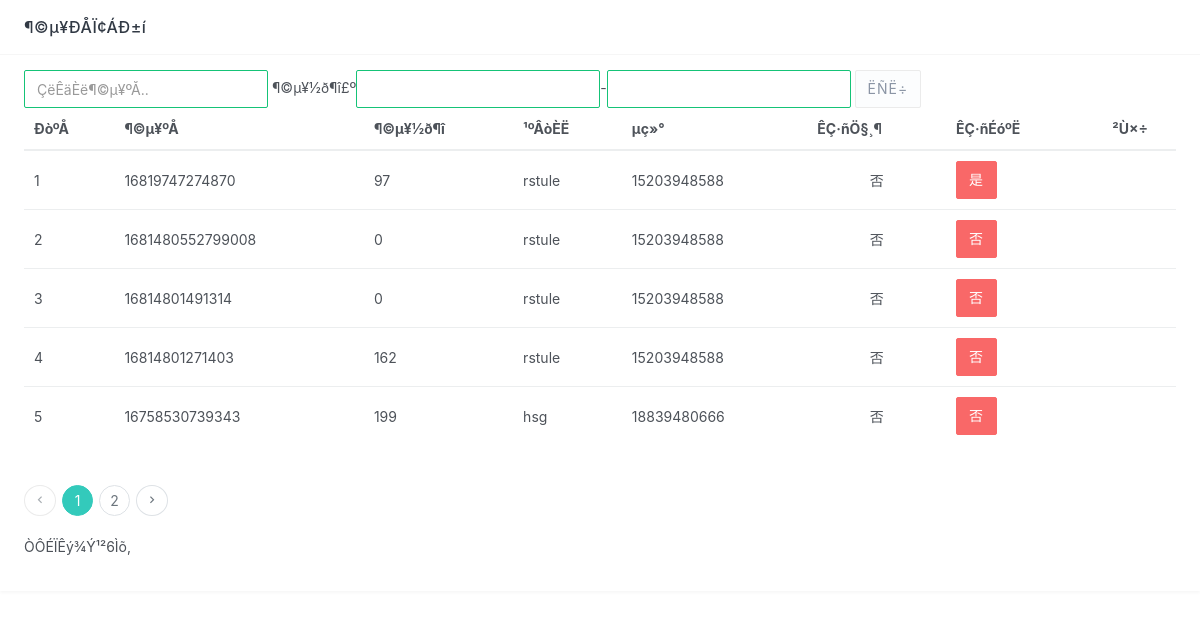
The page /dingdanxinxi_list_yanben.php on the database its author committed.
### tables this page shows
CREATE TABLE IF NOT EXISTS `dingdanxinxi` (
  `id` int(11) NOT NULL AUTO_INCREMENT,
  `dingdanhao` varchar(50) DEFAULT NULL,
  `dingdanjine` varchar(50) DEFAULT NULL,
  `dingdanneirong` varchar(500) DEFAULT NULL,
  `goumairen` varchar(50) DEFAULT NULL,
  `dianhua` varchar(50) DEFAULT NULL,
  `beizhu` varchar(500) DEFAULT NULL,
  `issh` varchar(10) DEFAULT '否',
  `iszf` varchar(10) DEFAULT '否',
  `addtime` timestamp NOT NULL DEFAULT CURRENT_TIMESTAMP,
  PRIMARY KEY (`id`)
);

### dingdanxinxi_list_yanben.php (the view, shortened to what this page needs)
<!DOCTYPE html PUBLIC "-//W3C//DTD XHTML 1.0 Transitional//EN" "http://www.w3.org/TR/xhtml1/DTD/xhtml1-transitional.dtd">
<html xmlns="http://www.w3.org/1999/xhtml">
<head>
<link href="ny/css/bootstrap.min.css" rel="stylesheet">
<link href="ny/css/materialdesignicons.min.css" rel="stylesheet">
<link href="ny/css/style.min.css" rel="stylesheet">
<link rel="stylesheet" href="ny/js/jconfirm/jquery-confirm.min.css">
</head>
<body>
<div class="card">
              <div class="card-header"><h4>¶©µ¥ÐÅÏ¢ÁÐ±í</h4></div>
              <div class="card-body">
			   <form class="form-inline" action="" method="post">
                  <div class="form-group">
                     <input name="dingdanhao" type="text" id="dingdanhao" class="form-control" placeholder="ÇëÊäÈë¶©µ¥ºÅ.." /> ¶©µ¥½ð¶î£º<input name="dingdanjine1" type="text" id="dingdanjine1"  value='' class="form-control" />-<input name="dingdanjine2" type="text" id="dingdanjine2"  value='' class="form-control" />
                  </div>
                  <div class="form-group">
                    <button class="btn btn-default" type="submit">ËÑË÷</button>
                  </div>
                </form>
 <table class="table table-hover">
  <thead>
  <tr>
    <th>ÐòºÅ</th>
   <th>¶©µ¥ºÅ</th>
    <th>¶©µ¥½ð¶î</th>
    <th>¹ºÂòÈË</th>
    <th>µç»°</th>
    <th align='center'>ÊÇ·ñÖ§¸¶</td>
    <th align='center'>ÊÇ·ñÉóºË</td>
    <th align="center"><div align="center">²Ù×÷</div></th>
  </tr>
  </thead>
   <tbody>
  <?php
    $sql="select * from dingdanxinxi where 1=1";
  if($_POST["paixu"]!="")
  {
  	$sql=$sql." order by ".$_POST["paixu"]." ".$_POST["px"]."";
  }
  else
  {
  	$sql=$sql." order by id desc";
  }
$query=mysql_query($sql);
  $rowscount=mysql_num_rows($query);
  if($rowscount==0)
  {}
  else
  {
  $pagelarge=5;
  $pagecurrent=$_GET["pagecurrent"];
  if($rowscount%$pagelarge==0)
  {
		$pagecount=$rowscount/$pagelarge;
  }
  else
  {
   		$pagecount=intval($rowscount/$pagelarge)+1;
  }
  if($pagecurrent=="" || $pagecurrent<=0)
{
	$pagecurrent=1;
}
		$ddddd=$pagecurrent*$pagelarge;
	for($i=$pagecurrent*$pagelarge-$pagelarge;$i<$ddddd;$i++)
{
  ?>
  <tr>
    <td ><?php echo $i+1;?></td>
    <td><?php echo mysql_result($query,$i,dingdanhao);?></td>
    <td><?php echo mysql_result($query,$i,dingdanjine);?></td>
    <td><?php echo mysql_result($query,$i,goumairen);?></td>
    <td><?php echo mysql_result($query,$i,dianhua);?></td>
    <td align='center'><?php echo mysql_result($query,$i,iszf);?></td>
    <td><a class='<?php if(mysql_result($query,$i,"issh")=="ÊÇ"){echo "btn btn-success m-r-5";}else{echo "btn btn-danger";}?>' href="sh.php?id=<?php echo mysql_result($query,$i,"id") ?>&yuan=<?php echo mysql_result($query,$i,"issh")?>&tablename=dingdanxinxi" onclick="return confirm('ÄúÈ·¶¨ÒªÖ´ÐÐ´Ë²Ù×÷£¿')"><?php echo mysql_result($query,$i,"issh")?></a></td>
    <td align="center">  </td>
  </tr>
  	<?php
	}
}
?>
  </tbody>
</table>
 <nav>
                  <ul class="pagination pagination-circle" style="width:95%">
                    <li
					<?php
					 if($pagecurrent==1)
	 {
					?>
					class="disabled"
					 <?php
	 }
	 else
	 {
	 	$t=$pagecurrent-1;
	 }
	 ?>
					>
                      <a href="yaxnbenfexnye.php?pagecurrent=<?php echo $t;?>">
                        <span><i class="mdi mdi-chevron-left"></i></span>
                      </a>
                    </li>
					<?php
					 for($fyi=1;$fyi<=$pagecount;$fyi++)
	 {
	 ?>
                    <li <?php
	 if($pagecurrent==$fyi)
	 {
	 	echo " class='active'";
	 }
	 ?>><a href="yaxnbenfexnye.php?pagecurrent=<?php echo $fyi;?>"><?php echo $fyi;?></a></li>
					 <?php
	 }
	 ?>
                    <li>
                      <a href="yaxnbenfexnye.php?pagecurrent=<?php echo $pagecurrent+1;?>">
                        <span><i class="mdi mdi-chevron-right"></i></span>
                      </a>
                    </li>
                  </ul>
                </nav>
		<p>ÒÔÉÏÊý¾Ý¹²<?php echo $rowscount;?>Ìõ, </p>
  </div>
</div>
</body>
</html>

### rows shown on the page
dingdanxinxi: dingdanhao "16819747274870", dingdanjine "97", goumairen "rstule", dianhua "15203948588", iszf "否", issh "是"
dingdanxinxi: dingdanhao "1681480552799008", dingdanjine "0", goumairen "rstule", dianhua "15203948588", iszf "否", issh "否"
dingdanxinxi: dingdanhao "16814801491314", dingdanjine "0", goumairen "rstule", dianhua "15203948588", iszf "否", issh "否"
dingdanxinxi: dingdanhao "16814801271403", dingdanjine "162", goumairen "rstule", dianhua "15203948588", iszf "否", issh "否"
dingdanxinxi: dingdanhao "16758530739343", dingdanjine "199", goumairen "hsg", dianhua "18839480666", iszf "否", issh "否"

### other values the page prints
$rowscount "6"
